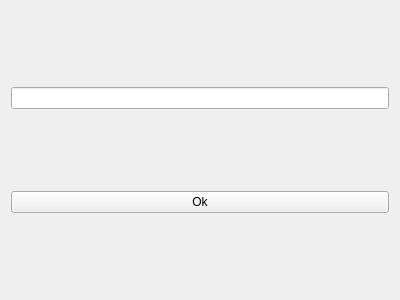
<?xml version="1.0" encoding="UTF-8"?>
<ui version="4.0">
 <class>PicPath</class>
 <widget class="QWidget" name="PicPath">
  <property name="geometry">
   <rect>
    <x>0</x>
    <y>0</y>
    <width>400</width>
    <height>300</height>
   </rect>
  </property>
  <property name="windowTitle">
   <string>Form</string>
  </property>
  <layout class="QVBoxLayout" name="verticalLayout">
   <item>
    <widget class="QLineEdit" name="lineEdit"/>
   </item>
   <item>
    <widget class="QPushButton" name="pushButton">
     <property name="text">
      <string>Ok</string>
     </property>
    </widget>
   </item>
  </layout>
 </widget>
 <resources/>
 <connections/>
</ui>
